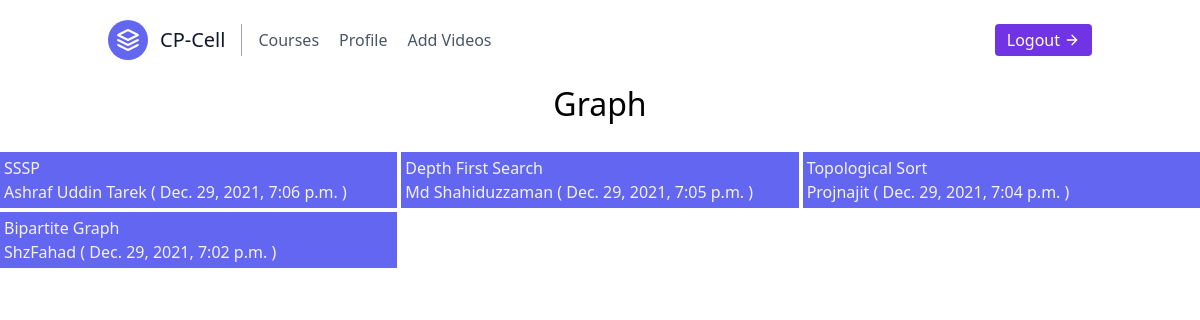
Page /home/graph/1/ (signed in) on the committed database.
### home/models.py (models this page shows, shortened)
class Video(models.Model):
    title = models.CharField(max_length=255)
    category = models.CharField(max_length=255,choices=mytuple,default="Live Contest")
    added = models.DateTimeField(auto_now_add=True)
    ps = models.IntegerField(default=0)
    url = EmbedVideoField()
    uploader = models.CharField(max_length=255)
    class Meta:
        ordering = ['-added']

### home/views.py (the view)
# urls.py: path('graph/<str:coders_id>/',views.graph,name='graph'),
@login_required(login_url='login')
def graph(request, coders_id):
    cat = str("Graph")
    Videos = Video.objects.filter(category=cat, ps=1)
    context = {'Videos': Videos, 'cat': cat, 'cod': coders_id}
    return render(request, 'inside.html', context)

### templates/inside.html (shortened to what this page needs)
<!DOCTYPE html>
<html lang="en">
  {%load static%} {% load embed_video_tags %}
  <head>
    <link
      href="https://unpkg.com/tailwindcss@^2.0/dist/tailwind.min.css"
      rel="stylesheet"
    />
  </head>
  <body>
    <header class="text-gray-600 body-font">
      <div
        class="
          container
          mx-auto
          flex flex-wrap
          p-5
          flex-col
          md:flex-row
          items-center
        "
      >
        <a
          class="
            flex
            title-font
            font-medium
            items-center
            text-gray-900
            mb-4
            md:mb-0
          "
        >
          <svg
            xmlns="http://www.w3.org/2000/svg"
            fill="none"
            stroke="currentColor"
            stroke-linecap="round"
            stroke-linejoin="round"
            stroke-width="2"
            class="w-10 h-10 text-white p-2 bg-indigo-500 rounded-full"
            viewBox="0 0 24 24"
          >
            <path
              d="M12 2L2 7l10 5 10-5-10-5zM2 17l10 5 10-5M2 12l10 5 10-5"
            ></path>
          </svg>
          <span class="ml-3 text-xl">CP-Cell</span>
        </a>
        <nav
          class="
            md:mr-auto
            md:ml-4
            md:py-1
            md:pl-4
            md:border-l md:border-gray-400
            flex flex-wrap
            items-center
            text-base
            justify-center
          "
        >
          <a class="mr-5 hover:text-gray-900" href="{% url 'home' cod %}">Courses</a>
          <a class="mr-5 hover:text-gray-900" href="{% url 'profile' cod %}">Profile</a>
          <a class="mr-5 hover:text-gray-900" href="{% url 'addvideo' cod %}">Add Videos </Video></a>
        </nav>
        <a href="{% url 'logout' %}" class="inline-flex items-center bg-gray-100 border-0 py-1 px-3 focus:outline-none hover:bg-gray-200 rounded text-base mt-4 md:mt-0" style="background-color: rgb(113, 52, 228); color:white"> Logout
          <svg fill="none" stroke="currentColor" stroke-linecap="round" stroke-linejoin="round" stroke-width="2" class="w-4 h-4 ml-1" viewBox="0 0 24 24">
            <path d="M5 12h14M12 5l7 7-7 7"></path>
          </svg>
        </a>
      </div>
    </header>
        <h4 class="text-center" style="color: rgb(0, 0, 0);font-size:xx-large;" > {{cat}} </h1>
          <br>
      <div class="grid grid:cols-1 md:grid-cols-2 lg:grid-cols-3 gap-1  content-start...">
        {% for i in Videos %}
            <div class="bg-indigo-500 p-1">
              <h3 style="color: rgb(243, 243, 243); font: bold">{{i.title}}
                <br>
                {{i.uploader}} ( {{i.added}} )
              </h3>
            </div>
        {% endfor %}
    </div>
  </body>
</html>

### rows in the picture
Video: title "SSSP", uploader "Ashraf Uddin Tarek", added "Dec. 29, 2021, 7:06 p.m."
Video: title "Depth First Search", uploader "Md Shahiduzzaman", added "Dec. 29, 2021, 7:05 p.m."
Video: title "Topological Sort", uploader "Projnajit", added "Dec. 29, 2021, 7:04 p.m."
Video: title "Bipartite Graph", uploader "ShzFahad", added "Dec. 29, 2021, 7:02 p.m."

### other values in the picture
{{ cat }} "Graph"
